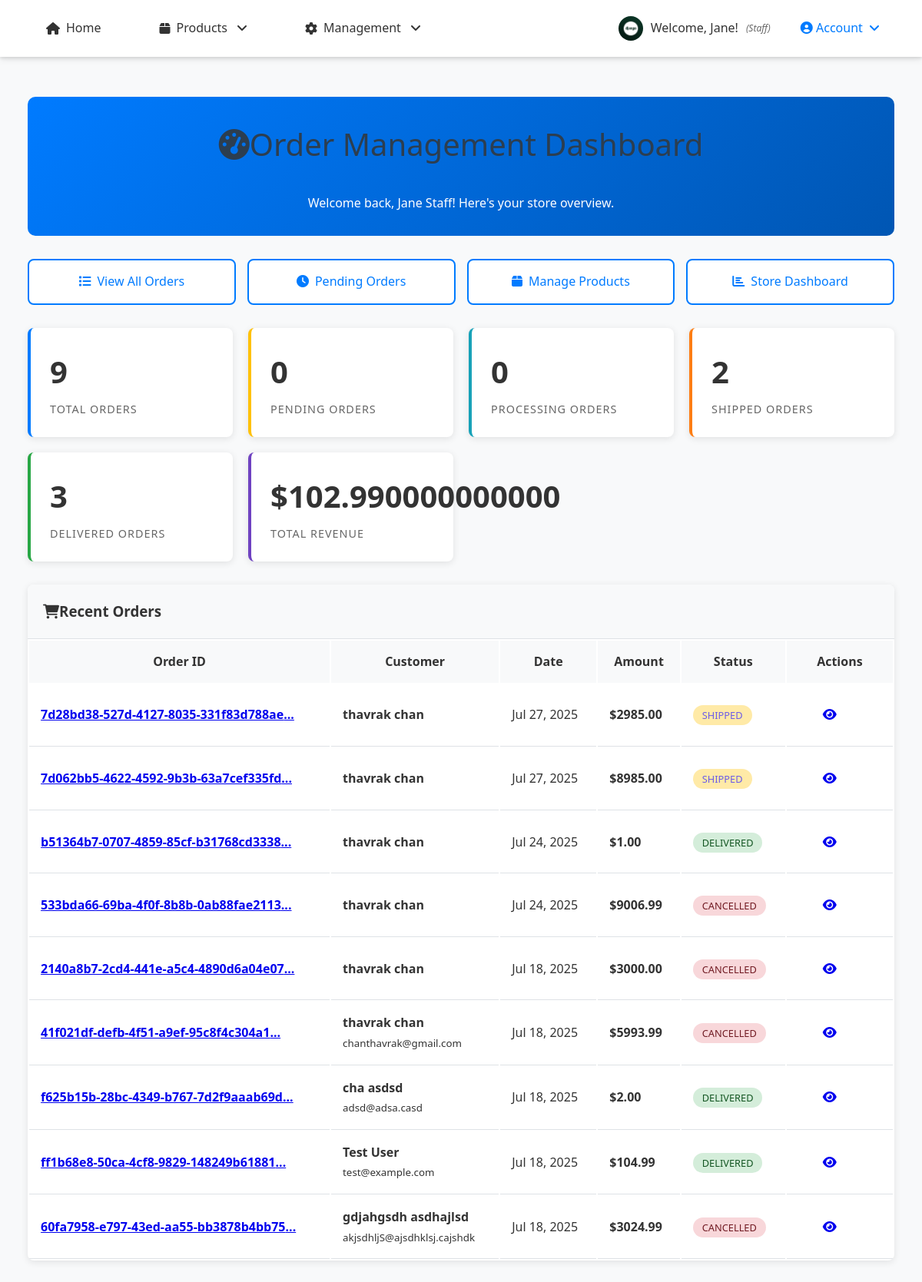
The page /payment/admin/ (signed in) on the database its author committed.
### accounts/models.py (models this page shows, shortened)
class UserProfile(models.Model):
    ROLE_CHOICES = [
        ('customer', 'Customer'),
        ('staff', 'Staff'),
        ('owner', 'Owner/Admin'),
    ]
    user = models.OneToOneField(User, on_delete=models.CASCADE, related_name='profile')
    phone_number = models.CharField(max_length=15, blank=True, null=True)
    address = models.TextField(blank=True, null=True)
    date_of_birth = models.DateField(blank=True, null=True)
    profile_picture = models.ImageField(upload_to='profiles/', blank=True, null=True)
    role = models.CharField(max_length=20, choices=ROLE_CHOICES, default='customer')
    billing_first_name = models.CharField(max_length=100, blank=True, null=True)
    billing_last_name = models.CharField(max_length=100, blank=True, null=True)
    billing_email = models.EmailField(blank=True, null=True)
    billing_phone = models.CharField(max_length=20, blank=True, null=True)
    billing_address = models.TextField(blank=True, null=True)
    billing_city = models.CharField(max_length=100, blank=True, null=True)
    billing_state = models.CharField(max_length=100, blank=True, null=True)
    billing_postal_code = models.CharField(max_length=20, blank=True, null=True)
    billing_country = models.CharField(max_length=100, blank=True, null=True)
    shipping_first_name = models.CharField(max_length=100, blank=True, null=True)
    shipping_last_name = models.CharField(max_length=100, blank=True, null=True)
    shipping_phone = models.CharField(max_length=20, blank=True, null=True)
    shipping_address = models.TextField(blank=True, null=True)
    shipping_city = models.CharField(max_length=100, blank=True, null=True)
    shipping_state = models.CharField(max_length=100, blank=True, null=True)
    shipping_postal_code = models.CharField(max_length=20, blank=True, null=True)
    shipping_country = models.CharField(max_length=100, blank=True, null=True)
    created_at = models.DateTimeField(auto_now_add=True)
    updated_at = models.DateTimeField(auto_now=True)
    def can_access_admin(self):
        return self.role == 'owner' or self.user.is_superuser
    def can_manage_products(self):
        return self.role in ['staff', 'owner'] or self.user.is_superuser
    def can_access_dashboard(self):
        return self.role in ['staff', 'owner'] or self.user.is_superuser
    class Meta:
        verbose_name = "User Profile"
        verbose_name_plural = "User Profiles"

### orders/models.py (models this page shows, shortened)
class Order(models.Model):
    ORDER_STATUS_CHOICES = [
        ('pending', 'Pending'),
        ('confirmed', 'Confirmed'),
        ('processing', 'Processing'),
        ('shipped', 'Shipped'),
        ('delivered', 'Delivered'),
        ('cancelled', 'Cancelled'),
        ('refunded', 'Refunded'),
    ]
    order_id = models.UUIDField(default=uuid.uuid4, unique=True, editable=False)
    user = models.ForeignKey(User, on_delete=models.CASCADE, related_name='orders')
    status = models.CharField(max_length=20, choices=ORDER_STATUS_CHOICES, default='pending')
    first_name = models.CharField(max_length=100)
    last_name = models.CharField(max_length=100)
    email = models.EmailField()
    phone = models.CharField(max_length=20)
    shipping_first_name = models.CharField(max_length=100, blank=True)
    shipping_last_name = models.CharField(max_length=100, blank=True)
    shipping_phone = models.CharField(max_length=20, blank=True)
    shipping_address = models.TextField()
    shipping_city = models.CharField(max_length=100)
    shipping_state = models.CharField(max_length=100)
    shipping_postal_code = models.CharField(max_length=20)
    shipping_country = models.CharField(max_length=100, default='Cambodia')
    total_amount = models.DecimalField(max_digits=10, decimal_places=2)
    shipping_cost = models.DecimalField(max_digits=10, decimal_places=2, default=0.00)
    tax_amount = models.DecimalField(max_digits=10, decimal_places=2, default=0.00)
    created_at = models.DateTimeField(auto_now_add=True)
    updated_at = models.DateTimeField(auto_now=True)
    order_notes = models.TextField(blank=True, null=True)
    class Meta:
        ordering = ['-created_at']
    @property
    def grand_total(self):
        from decimal import Decimal
        total = Decimal(str(self.total_amount)) if self.total_amount else Decimal('0.00')
        shipping = Decimal(str(self.shipping_cost)) if self.shipping_cost else Decimal('0.00')
        tax = Decimal(str(self.tax_amount)) if self.tax_amount else Decimal('0.00')
        return total + shipping + tax

### payment/views.py (the view)
# urls.py: path('admin/', views.admin_dashboard, name='admin_dashboard'),
@login_required
def admin_dashboard(request):
    if not (request.user.is_staff or hasattr(request.user, 'profile') and request.user.profile.can_access_dashboard()):
        raise Http404
    from django.db.models import Count, Sum
    from datetime import datetime, timedelta
    total_orders = Order.objects.count()
    pending_orders = Order.objects.filter(status='pending').count()
    processing_orders = Order.objects.filter(status__in=['confirmed', 'processing']).count()
    shipped_orders = Order.objects.filter(status='shipped').count()
    delivered_orders = Order.objects.filter(status='delivered').count()
    cancelled_orders = Order.objects.filter(status='cancelled').count()
    total_revenue = Order.objects.filter(status='delivered').aggregate(
        total=Sum('total_amount')
    )['total'] or Decimal('0.00')
    thirty_days_ago = datetime.now() - timedelta(days=30)
    recent_orders = Order.objects.filter(created_at__gte=thirty_days_ago).count()
    orders_by_status = Order.objects.values('status').annotate(count=Count('id'))
    latest_orders = Order.objects.select_related('user').order_by('-created_at')[:10]
    context = {
        'total_orders': total_orders,
        'pending_orders': pending_orders,
        'processing_orders': processing_orders,
        'shipped_orders': shipped_orders,
        'delivered_orders': delivered_orders,
        'cancelled_orders': cancelled_orders,
        'total_revenue': total_revenue,
        'recent_orders': recent_orders,
        'latest_orders': latest_orders,
        'orders_by_status': orders_by_status,
    }
    return render(request, 'payment/admin/dashboard.html', context)

### payment/templates/payment/admin/dashboard.html (shortened to what this page needs)
{% extends 'base.html' %}
{% load static %}
{% block content %}
<div class="dashboard-container">
    <div class="dashboard-header">
        <h1><i class="fas fa-tachometer-alt me-3"></i>Order Management Dashboard</h1>
        <p class="mb-0">Welcome back, {{ user.get_full_name|default:user.username }}! Here's your store overview.</p>
    </div>
    <div class="quick-actions">
        <a href="{% url 'payment:admin_order_list' %}" class="action-btn">
            <i class="fas fa-list"></i>View All Orders
        </a>
        <a href="{% url 'payment:admin_order_list' %}?status=pending" class="action-btn">
            <i class="fas fa-clock"></i>Pending Orders
        </a>
        <a href="{% url 'products:product_list' %}" class="action-btn">
            <i class="fas fa-box"></i>Manage Products
        </a>
        <a href="{% url 'store:dashboard' %}" class="action-btn">
            <i class="fas fa-chart-bar"></i>Store Dashboard
        </a>
    </div>
    <div class="stats-grid">
        <div class="stat-card">
            <div class="stat-number">{{ total_orders }}</div>
            <div class="stat-label">Total Orders</div>
        </div>
        <div class="stat-card pending">
            <div class="stat-number">{{ pending_orders }}</div>
            <div class="stat-label">Pending Orders</div>
        </div>
        <div class="stat-card processing">
            <div class="stat-number">{{ processing_orders }}</div>
            <div class="stat-label">Processing Orders</div>
        </div>
        <div class="stat-card shipped">
            <div class="stat-number">{{ shipped_orders }}</div>
            <div class="stat-label">Shipped Orders</div>
        </div>
        <div class="stat-card delivered">
            <div class="stat-number">{{ delivered_orders }}</div>
            <div class="stat-label">Delivered Orders</div>
        </div>
        <div class="stat-card revenue">
            <div class="stat-number">${{ total_revenue }}</div>
            <div class="stat-label">Total Revenue</div>
        </div>
    </div>
    <div class="recent-orders">
        <div class="recent-orders-header">
            <h3><i class="fas fa-shopping-cart me-2"></i>Recent Orders</h3>
        </div>
        <table class="order-table">
            <thead>
                <tr>
                    <th>Order ID</th>
                    <th>Customer</th>
                    <th>Date</th>
                    <th>Amount</th>
                    <th>Status</th>
                    <th>Actions</th>
                </tr>
            </thead>
            <tbody>
                {% for order in latest_orders %}
                <tr>
                    <td>
                        <a href="{% url 'payment:admin_order_detail' order.order_id %}" class="text-decoration-none">
                            <strong>{{ order.order_id|slice:":8" }}...</strong>
                        </a>
                    </td>
                    <td>
                        <strong>{{ order.first_name }} {{ order.last_name }}</strong><br>
                        <small class="text-muted">{{ order.email }}</small>
                    </td>
                    <td>{{ order.created_at|date:"M d, Y" }}</td>
                    <td><strong>${{ order.grand_total }}</strong></td>
                    <td>
                        <span class="status-badge status-{{ order.status }}">
                            {{ order.get_status_display }}
                        </span>
                    </td>
                    <td>
                        <a href="{% url 'payment:admin_order_detail' order.order_id %}"
                           class="btn btn-sm btn-outline-primary">
                            <i class="fas fa-eye"></i>
                        </a>
                    </td>
                </tr>
                {% empty %}
                <tr>
                    <td colspan="6" class="text-center text-muted py-4">No orders found</td>
                </tr>
                {% endfor %}
            </tbody>
        </table>
    </div>
</div>
{% endblock %}

### store/templates/base.html (shortened to what this page needs)
{% load static %}
<!DOCTYPE html>
<html lang="en">
<head>
    <link rel="stylesheet" href="https://cdnjs.cloudflare.com/ajax/libs/font-awesome/6.0.0/css/all.min.css">
    <link rel="stylesheet" href="{% static 'store/css/style.css' %}">
</head>
<body>
    <header>
        <nav>
            <ul>
                <li><a href="{% url 'store:home' %}">
                    <i class="fas fa-home"></i> Home
                </a></li>
                <li class="dropdown">
                    <a href="#" class="dropdown-toggle">
                        <i class="fas fa-box"></i> Products
                    </a>
                </li>
                {% if user.is_authenticated %}
                    {% if user.profile.role == 'staff' or user.profile.role == 'owner' %}
                        <li class="dropdown">
                            <a href="#" class="dropdown-toggle">
                                <i class="fas fa-cog"></i> Management
                            </a>
                        </li>
                    {% endif %}
                {% endif %}
            </ul>
            <div class="auth-nav">
                {% if user.is_authenticated %}
                    <div class="user-info">
                        {% if user.profile.profile_picture %}
                            <img src="{{ user.profile.profile_picture.url }}" alt="Profile" class="user-avatar">
                        {% else %}
                            <div class="user-default-avatar">
                                {{ user.first_name|first|default:user.username|first }}
                            </div>
                        {% endif %}
                        <span>Welcome, {{ user.first_name|default:user.username }}!</span>
                        <small class="user-role">({{ user.profile.get_role_display }})</small>
                    </div>
                    <div class="dropdown">
                        <a href="#" class="dropdown-toggle" style="color: #007bff; font-weight: 500;">
                            <i class="fas fa-user-circle"></i> Account
                        </a>
                    </div>
                {% endif %}
            </div>
        </nav>
    </header>
    <main>
        <div class="container">
            {% block content %}
            {% endblock %}
        </div>
    </main>
</body>
</html>

### rows shown on the page
Order: order_id "7d28bd38-527d-4127-8035-331f83d788ae", first_name "thavrak", last_name "chan", created_at "Jul 27, 2025", grand_total "2985.00", status "SHIPPED"
Order: order_id "7d062bb5-4622-4592-9b3b-63a7cef335fd", first_name "thavrak", last_name "chan", created_at "Jul 27, 2025", grand_total "8985.00", status "SHIPPED"
Order: order_id "b51364b7-0707-4859-85cf-b31768cd3338", first_name "thavrak", last_name "chan", created_at "Jul 24, 2025", grand_total "1.00", status "DELIVERED"
Order: order_id "533bda66-69ba-4f0f-8b8b-0ab88fae2113", first_name "thavrak", last_name "chan", created_at "Jul 24, 2025", grand_total "9006.99", status "CANCELLED"
Order: order_id "2140a8b7-2cd4-441e-a5c4-4890d6a04e07", first_name "thavrak", last_name "chan", created_at "Jul 18, 2025", grand_total "3000.00", status "CANCELLED"
Order: order_id "41f021df-defb-4f51-a9ef-95c8f4c304a1", first_name "thavrak", last_name "chan", email "chanthavrak@gmail.com", created_at "Jul 18, 2025", grand_total "5993.99", status "CANCELLED"
Order: order_id "f625b15b-28bc-4349-b767-7d2f9aaab69d", first_name "cha", last_name "asdsd", email "adsd@adsa.casd", created_at "Jul 18, 2025", grand_total "2.00", status "DELIVERED"
Order: order_id "ff1b68e8-50ca-4cf8-9829-148249b61881", first_name "Test", last_name "User", email "test@example.com", created_at "Jul 18, 2025", grand_total "104.99", status "DELIVERED"
Order: order_id "60fa7958-e797-43ed-aa55-bb3878b4bb75", first_name "gdjahgsdh", last_name "asdhajlsd", email "akjsdhljS@ajsdhklsj.cajshdk", created_at "Jul 18, 2025", grand_total "3024.99", status "CANCELLED"

### other values the page prints
{{ user.first_name|default:user.username }} "Jane"
{{ user.profile.get_role_display }} "Staff"
{{ user.get_full_name|default:user.username }} "Jane Staff"
{{ total_orders }} "9"
{{ pending_orders }} "0"
{{ processing_orders }} "0"
{{ shipped_orders }} "2"
{{ delivered_orders }} "3"
{{ total_revenue }} "102.990000000000"
